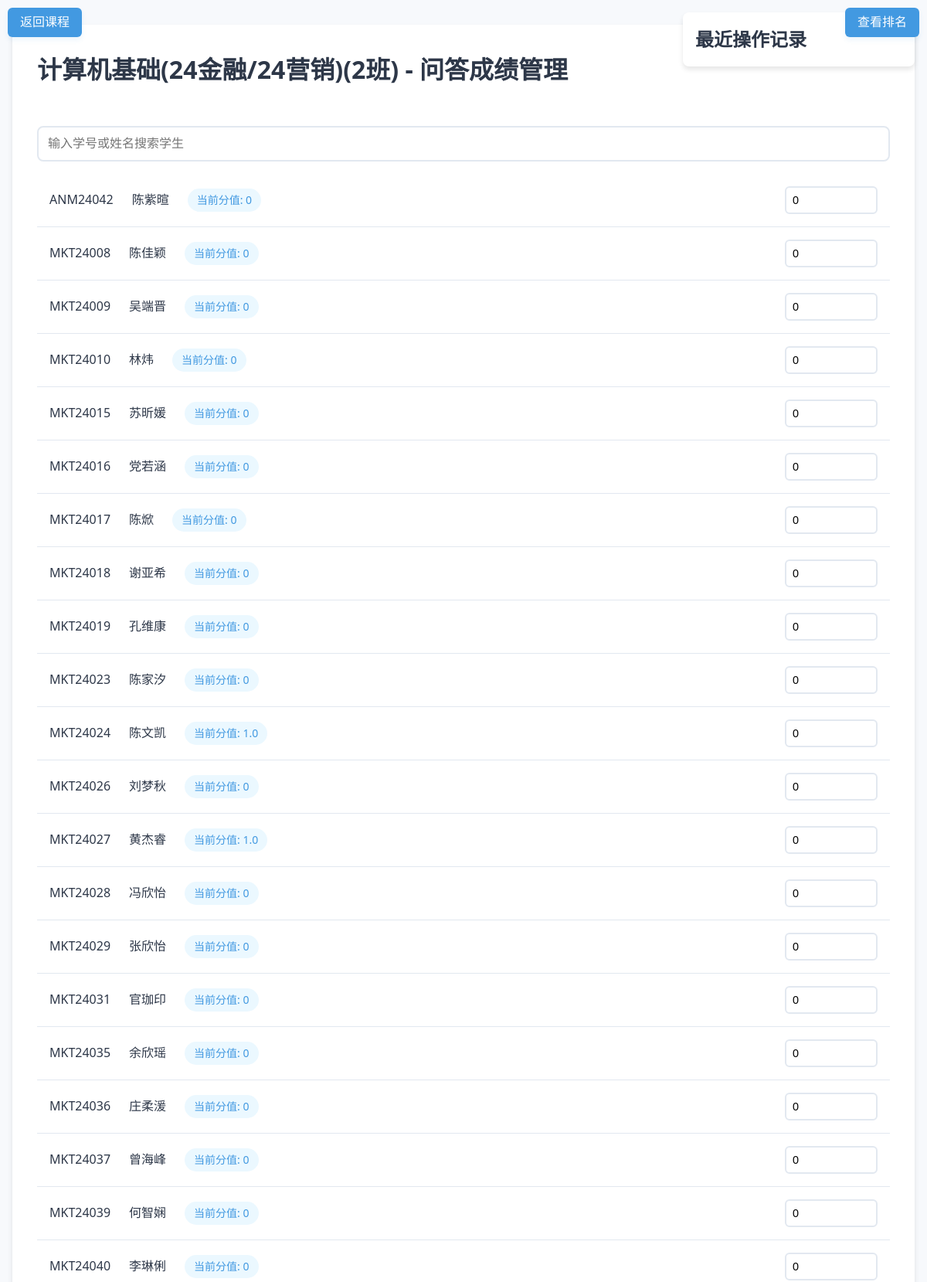
Screenshot of /course/add_score/7 (signed in, upper part) with the database file from the repository.
### wang/models/course.py (models this page shows, shortened)
class Course(db.Model):
    __tablename__ = 'course'
    id = db.Column(db.Integer, primary_key=True, autoincrement=True)
    name = db.Column(db.String(100), nullable=False)
    teacher_id = db.Column(db.Integer, db.ForeignKey('user.id'), nullable=False)
    semester = db.Column(db.String, nullable=False)  # 开课学期
    description = db.Column(db.Text)
    code = db.Column(db.String(10), nullable=False)
    teacher = db.relationship('User', backref='courses')
    course_students = db.relationship('Course_Students',  back_populates='course')

### wang/models/course_students.py (models this page shows)
class Course_Students(db.Model):
    __tablename__ = 'course_students'
    id = db.Column(db.Integer, primary_key=True, autoincrement=True)
    course_id = db.Column(db.Integer, db.ForeignKey('course.id'), nullable=False)
    student_number = db.Column(db.String(20), nullable=False) #学号
    student_name = db.Column(db.String(20), nullable=False)
    student_pinyin_name = db.Column(db.String(20), nullable=True)
    student_grade = db.Column(db.String(20), nullable=True)
    student_major = db.Column(db.String(20), nullable=True)
    student_direction = db.Column(db.String(20), nullable=True)
    student_class = db.Column(db.String(20), nullable=True)
    student_status = db.Column(db.String(20), nullable=True) #学籍状态
    student_course_method = db.Column(db.String(20), nullable=True)
    course_status = db.Column(db.String(20), nullable=False, server_default='not_enrolled')
    score = db.Column(db.Float, nullable=True, server_default='0')  # 假设分数为浮点数类型
    finally_score = db.Column(db.Float, nullable=True, server_default='0')  # 假设分数为浮点数类型
    course = db.relationship('Course', back_populates='course_students')

### app.py (the view, shortened to what this page needs)
    @app.route('/course/add_score/<int:course_id>', methods=['GET', 'POST'])
    def add_score(course_id):
        course = Course.query.get(course_id)
        course_students = course.course_students
        print(f"用户{course.name}正在为学生加分！")
        return render_template('wang/add_score.html', course=course, course_students=course_students)

### templates/wang/add_score.html (shortened to what this page needs)
<!DOCTYPE html>
<html lang="zh-CN">
<head>
</head>
<body>
    <div class="container">
        <div class="header">
            <h1>{{ course.name }} - 问答成绩管理</h1>
            <div class="header-actions">
                <a href="/course_manage/{{course.id}}" class="back-home">返回课程</a>
                <a href="/course/ranking/{{ course.id }}" class="rank">查看排名</a>
            </div>
        </div>
        <form method="post" action="{{ url_for('add_score', course_id=course.id) }}" id="scoreForm">
            <div class="search-container">
                <input type="text"
                       class="search-input"
                       id="search"
                       placeholder="输入学号或姓名搜索学生"
                       autocomplete="off"
                       oninput="debounce(filterStudents, 300)()">
            </div>
            <ul class="student-list" id="student-list">
                {% for student in course_students %}
                <li class="student-item" data-student="{{ student.student_number }} {{ student.student_name }}">
                    <div class="student-info">
                        <span>{{ student.student_number }}</span>
                        <span>{{ student.student_name }}</span>
                        <span class="score-badge current-score">当前分值: {{ student.score or 0 }}</span>
                    </div>
                    <input type="number"
                           class="score-input"
                           name="score_{{ student.student_number }}"
                           data-student-number="{{ student.student_number }}"
                           placeholder="输入分数"
                           value="0"
                           min="0"
                           oninput="checkScored(this)">
                </li>
                {% endfor %}
            </ul>
        </form>
    </div>
    <div class="recent-scores">
        <h2>最近操作记录</h2>
    </div>
</body>
</html>

### templates/wang/add_score.html (style rules this page uses)
:root { --primary-color: #4299e1; --danger-color: #e53e3e; --success-color: #48bb78; --bg-color: #f7f9fc; --text-color: #2d3748; --border-color: #e2e8f0; --shadow-sm: 0 1px 2px 0 rgba(0, 0, 0, 0.05); --shadow-md: 0 4px 6px rgba(0, 0, 0, 0.1); --transition: all 0.3s ease; }
* { margin: 0; padding: 0; box-sizing: border-box; }
body { font-family: system-ui, -apple-system, sans-serif; line-height: 1.6; padding: 1rem; max-width: 1200px; margin: 0 auto; background: var(--bg-color); color: var(--text-color); }
.container { background: white; border-radius: 12px; box-shadow: var(--shadow-md); padding: 2rem; margin: 1rem 0; animation: fadeIn 0.3s ease; }
.header { display: flex; justify-content: space-between; align-items: center; margin-bottom: 2rem; flex-wrap: wrap; gap: 1rem; }
.rank { position: fixed; top: 10px; right: 10px; padding: 0.4rem 1rem; background-color: #4299e1; color: white; text-decoration: none; border-radius: 6px; font-size: 1rem; font-weight: 200; transition: all 0.3s ease; box-shadow: 0 4px 6px rgba(66, 153, 225, 0.1); z-index: 1000; }
.header-actions { display: flex; gap: 1rem; align-items: center; }
.header-actions { display: flex; gap: 1rem; }
.search-container { position: sticky; top: 0; background: white; padding: 1rem 0; z-index: 20; backdrop-filter: blur(8px); }
.search-input { width: 100%; padding: 0.75rem; border: 2px solid var(--border-color); border-radius: 8px; font-size: 1rem; transition: var(--transition); }
.student-list { list-style: none; border-radius: 8px; overflow: hidden; }
.student-item { padding: 1rem; border-bottom: 1px solid var(--border-color); display: flex; justify-content: space-between; align-items: center; transition: var(--transition); }
.student-info { display: grid; grid-template-columns: auto auto auto; gap: 1.5rem; align-items: center; }
.score-badge { padding: 0.25rem 0.75rem; border-radius: 999px; font-size: 0.875rem; font-weight: 500; }
.current-score { background: #ebf8ff; color: var(--primary-color); }
.score-input { width: 120px; padding: 0.5rem; border: 2px solid var(--border-color); border-radius: 6px; font-size: 0.9rem; transition: var(--transition); }
.recent-scores { position: fixed; top: 1rem; right: 1rem; width: 300px; background: white; border-radius: 8px; box-shadow: var(--shadow-md); padding: 1rem; z-index: 30; max-height: 80vh; overflow-y: auto; }
.back-home { position: fixed; top: 10px; left: 10px; padding: 0.4rem 1rem; background-color: #4299e1; color: white; text-decoration: none; border-radius: 6px; font-size: 1rem; font-weight: 200; transition: all 0.3s ease; box-shadow: 0 4px 6px rgba(66, 153, 225, 0.1); z-index: 1000; }

### rows the page displays
Course: name "计算机基础(24金融/24营销)(2班)"
Course_Students: student_number "ANM24042", student_name "陈紫暄", score "0"
Course_Students: student_number "MKT24008", student_name "陈佳颖", score "0"
Course_Students: student_number "MKT24009", student_name "吴端晋", score "0"
Course_Students: student_number "MKT24010", student_name "林炜", score "0"
Course_Students: student_number "MKT24015", student_name "苏昕媛", score "0"
Course_Students: student_number "MKT24016", student_name "党若涵", score "0"
Course_Students: student_number "MKT24017", student_name "陈焮", score "0"
Course_Students: student_number "MKT24018", student_name "谢亚希", score "0"
Course_Students: student_number "MKT24019", student_name "孔维康", score "0"
Course_Students: student_number "MKT24023", student_name "陈家汐", score "0"
Course_Students: student_number "MKT24024", student_name "陈文凯", score "1.0"
Course_Students: student_number "MKT24026", student_name "刘梦秋", score "0"
Course_Students: student_number "MKT24027", student_name "黄杰睿", score "1.0"
Course_Students: student_number "MKT24028", student_name "冯欣怡", score "0"
Course_Students: student_number "MKT24029", student_name "张欣怡", score "0"
Course_Students: student_number "MKT24031", student_name "官珈印", score "0"
Course_Students: student_number "MKT24035", student_name "余欣瑶", score "0"
Course_Students: student_number "MKT24036", student_name "庄柔湲", score "0"
Course_Students: student_number "MKT24037", student_name "曾海峰", score "0"
Course_Students: student_number "MKT24039", student_name "何智娴", score "0"
Course_Students: student_number "MKT24040", student_name "李琳俐", score "0"
